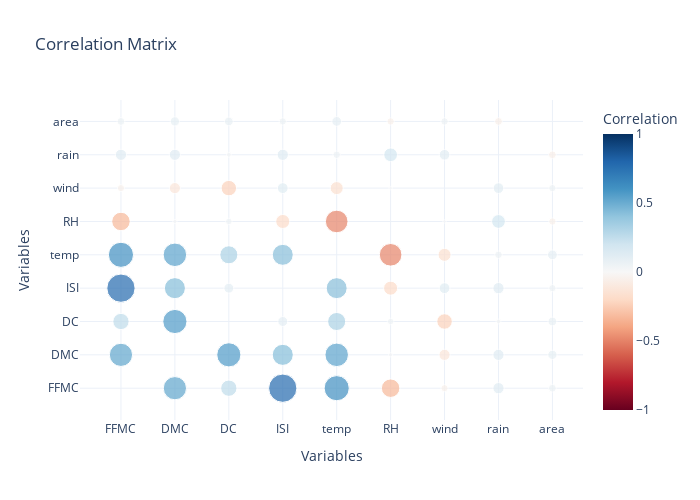

Notebook cell for this chart:
### Code cell
train_df_numeric = train_set.drop(["X", "Y", "month", "day", "season", "Burn Category", "sqrt_area", "log_area"], axis=1)

corr_df = train_df_numeric.corr("spearman").stack().reset_index(name="corr")
corr_df.loc[corr_df["corr"] == 1, "corr"] = 0  
corr_df["abs"] = corr_df["corr"].abs()

fig = px.scatter(
    corr_df,
    x="level_0",
    y="level_1",
    size="abs",  
    color="corr",  
    color_continuous_scale="RdBu", 
    range_color=(-1, 1),  
    labels={
        "level_0": "Variables",
        "level_1": "Variables",
        "corr": "Correlation",
        "abs": "Absolute Correlation"
    },
    title="Correlation Matrix",
)

fig.update_layout(
    width=700,
    height=500,
    legend_title="Absolute Correlation",
    xaxis_title="Variables",
    yaxis_title="Variables",
    template="plotly_white"
)

fig.show()

### Figure 1 — Plotly figure (JSON) as saved in the notebook; plotly's stock layout.template omitted (floating-point values rounded to 4 significant figures)
{"data": [{"hovertemplate": "Variables=%{y}<br>Absolute Correlation=%{marker.size}<br>Correlation=%{marker.color}<extra></extra>", "legendgroup": "", "marker": {"color": [0, 0.523, 0.2575, 0.776, 0.613, -0.331, -0.04908, 0.1218, 0.05804, 0.523, 0, 0.5664, 0.4299, 0.536, 0.01781, -0.121, 0.121, 0.08236, 0.2575, 0.5664, 0, 0.09494, 0.3167, 0.04163, -0.2318, 0.02303, 0.07454, 0.776, 0.4299, 0.09494, 0, 0.4264, -0.1909, 0.1133, 0.1228, 0.0511, 0.613, 0.536, 0.3167, 0.4264, 0, -0.4962, -0.1644, 0.05498, 0.09163, -0.331, 0.01781, 0.04163, -0.1909, -0.4962, 0, 0.01183, 0.1828, -0.05083, -0.04908, -0.121, -0.2318, 0.1133, -0.1644, 0.01183, 0, 0.11, 0.05218, 0.1218, 0.121, 0.02303, 0.1228, 0.05498, 0.1828, 0.11, 0, -0.05812, 0.05804, 0.08236, 0.07454, 0.0511, 0.09163, -0.05083, 0.05218, -0.05812, 0], "coloraxis": "coloraxis", "size": [0, 0.523, 0.2575, 0.776, 0.613, 0.331, 0.04908, 0.1218, 0.05804, 0.523, 0, 0.5664, 0.4299, 0.536, 0.01781, 0.121, 0.121, 0.08236, 0.2575, 0.5664, 0, 0.09494, 0.3167, 0.04163, 0.2318, 0.02303, 0.07454, 0.776, 0.4299, 0.09494, 0, 0.4264, 0.1909, 0.1133, 0.1228, 0.0511, 0.613, 0.536, 0.3167, 0.4264, 0, 0.4962, 0.1644, 0.05498, 0.09163, 0.331, 0.01781, 0.04163, 0.1909, 0.4962, 0, 0.01183, 0.1828, 0.05083, 0.04908, 0.121, 0.2318, 0.1133, 0.1644, 0.01183, 0, 0.11, 0.05218, 0.1218, 0.121, 0.02303, 0.1228, 0.05498, 0.1828, 0.11, 0, 0.05812, 0.05804, 0.08236, 0.07454, 0.0511, 0.09163, 0.05083, 0.05218, 0.05812, 0], "sizemode": "area", "sizeref": 0.00194, "symbol": "circle"}, "mode": "markers", "name": "", "orientation": "v", "showlegend": false, "type": "scatter", "x": ["FFMC", "FFMC", "FFMC", "FFMC", "FFMC", "FFMC", "FFMC", "FFMC", "FFMC", "DMC", "DMC", "DMC", "DMC", "DMC", "DMC", "DMC", "DMC", "DMC", "DC", "DC", "DC", "DC", "DC", "DC", "DC", "DC", "DC", "ISI", "ISI", "ISI", "ISI", "ISI", "ISI", "ISI", "ISI", "ISI", "temp", "temp", "temp", "temp", "temp", "temp", "temp", "temp", "temp", "RH", "RH", "RH", "RH", "RH", "RH", "RH", "RH", "RH", "wind", "wind", "wind", "wind", "wind", "wind", "wind", "wind", "wind", "rain", "rain", "rain", "rain", "rain", "rain", "rain", "rain", "rain", "area", "area", "area", "area", "area", "area", "area", "area", "area"], "xaxis": "x", "y": ["FFMC", "DMC", "DC", "ISI", "temp", "RH", "wind", "rain", "area", "FFMC", "DMC", "DC", "ISI", "temp", "RH", "wind", "rain", "area", "FFMC", "DMC", "DC", "ISI", "temp", "RH", "wind", "rain", "area", "FFMC", "DMC", "DC", "ISI", "temp", "RH", "wind", "rain", "area", "FFMC", "DMC", "DC", "ISI", "temp", "RH", "wind", "rain", "area", "FFMC", "DMC", "DC", "ISI", "temp", "RH", "wind", "rain", "area", "FFMC", "DMC", "DC", "ISI", "temp", "RH", "wind", "rain", "area", "FFMC", "DMC", "DC", "ISI", "temp", "RH", "wind", "rain", "area", "FFMC", "DMC", "DC", "ISI", "temp", "RH", "wind", "rain", "area"], "yaxis": "y"}], "layout": {"coloraxis": {"cmax": 1, "cmin": -1, "colorbar": {"title": {"text": "Correlation"}}, "colorscale": [[0, "rgb(103,0,31)"], [0.1, "rgb(178,24,43)"], [0.2, "rgb(214,96,77)"], [0.3, "rgb(244,165,130)"], [0.4, "rgb(253,219,199)"], [0.5, "rgb(247,247,247)"], [0.6, "rgb(209,229,240)"], [0.7, "rgb(146,197,222)"], [0.8, "rgb(67,147,195)"], [0.9, "rgb(33,102,172)"], [1, "rgb(5,48,97)"]]}, "height": 500, "legend": {"itemsizing": "constant", "title": {"text": "Absolute Correlation"}, "tracegroupgap": 0}, "title": {"text": "Correlation Matrix"}, "width": 700, "xaxis": {"anchor": "y", "domain": [0, 1], "title": {"text": "Variables"}}, "yaxis": {"anchor": "x", "domain": [0, 1], "title": {"text": "Variables"}}}}
